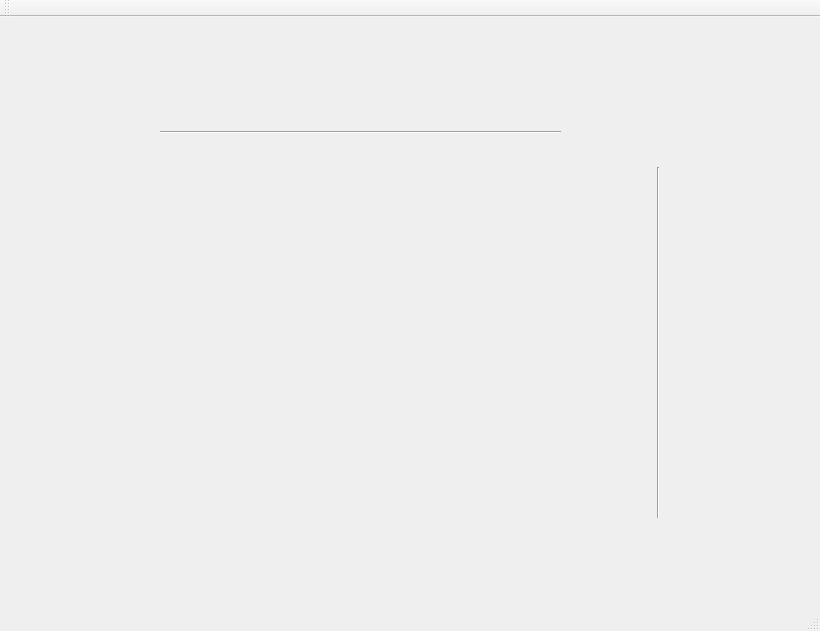
<?xml version="1.0" encoding="UTF-8"?>
<ui version="4.0">
 <class>MainWindow</class>
 <widget class="QMainWindow" name="MainWindow">
  <property name="geometry">
   <rect>
    <x>0</x>
    <y>0</y>
    <width>820</width>
    <height>631</height>
   </rect>
  </property>
  <property name="windowTitle">
   <string>MainWindow</string>
  </property>
  <widget class="QWidget" name="centralWidget">
   <widget class="Line" name="line">
    <property name="geometry">
     <rect>
      <x>160</x>
      <y>90</y>
      <width>401</width>
      <height>51</height>
     </rect>
    </property>
    <property name="orientation">
     <enum>Qt::Horizontal</enum>
    </property>
   </widget>
   <widget class="Line" name="line_2">
    <property name="geometry">
     <rect>
      <x>650</x>
      <y>150</y>
      <width>16</width>
      <height>351</height>
     </rect>
    </property>
    <property name="orientation">
     <enum>Qt::Vertical</enum>
    </property>
   </widget>
  </widget>
  <widget class="QMenuBar" name="menuBar">
   <property name="geometry">
    <rect>
     <x>0</x>
     <y>0</y>
     <width>820</width>
     <height>26</height>
    </rect>
   </property>
  </widget>
  <widget class="QToolBar" name="mainToolBar">
   <attribute name="toolBarArea">
    <enum>TopToolBarArea</enum>
   </attribute>
   <attribute name="toolBarBreak">
    <bool>false</bool>
   </attribute>
  </widget>
  <widget class="QStatusBar" name="statusBar"/>
 </widget>
 <layoutdefault spacing="6" margin="11"/>
 <resources/>
 <connections/>
</ui>
